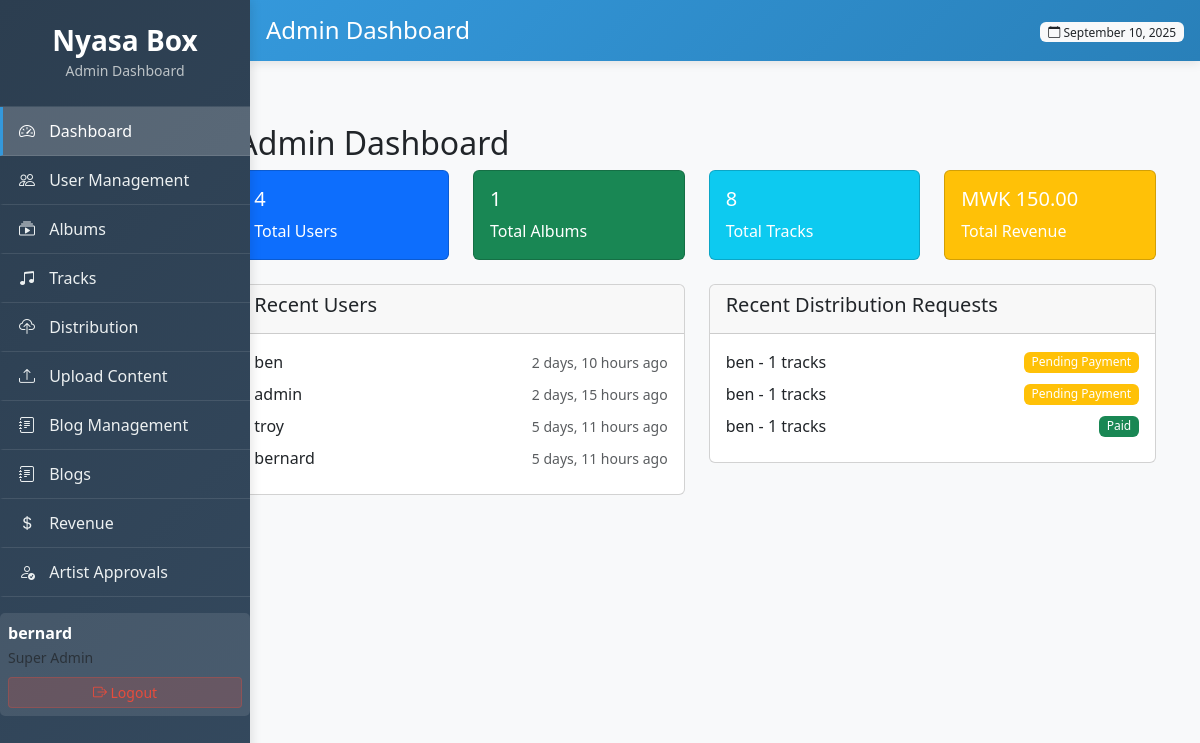
/adminxy/dashboard/ (signed in), run on an earlier commit of the app's database.
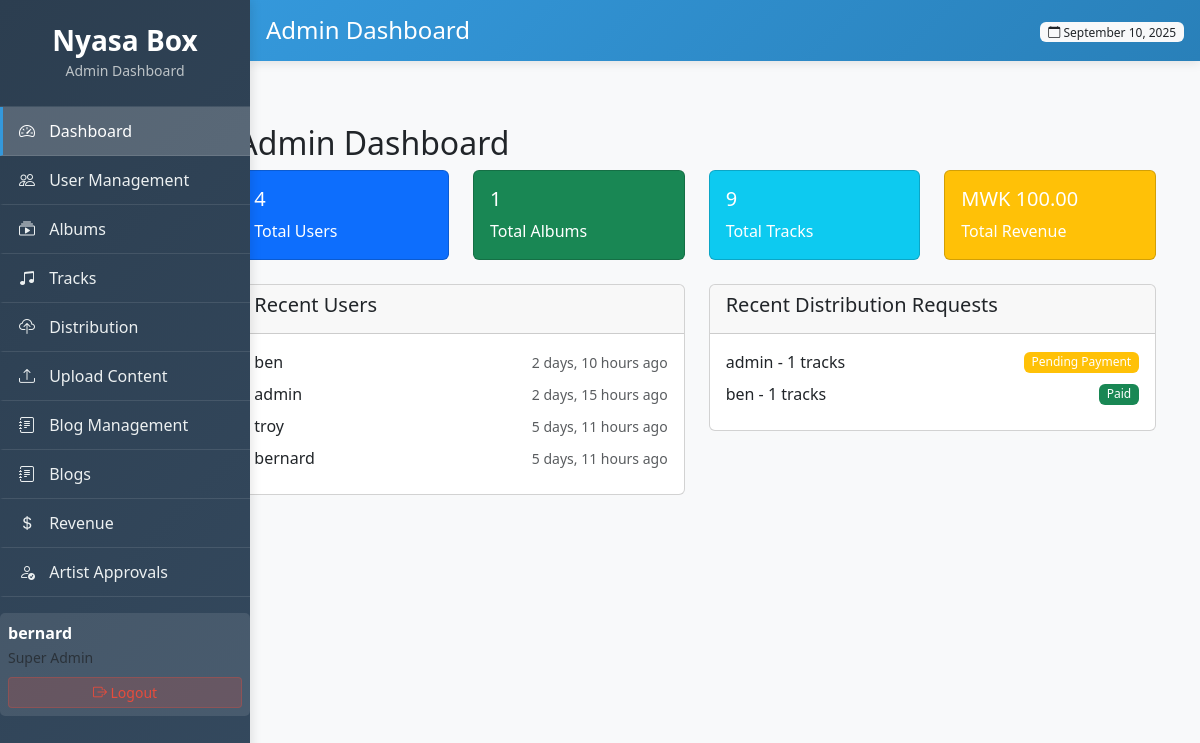
And on a later commit of the database.
### core/models.py (models this page shows, shortened)
class DistributionRequest(models.Model):
    STATUS_CHOICES = (
        ('pending', 'Pending Payment'),
        ('paid', 'Paid'),
        ('processing', 'Processing'),
        ('distributed', 'Distributed'),
        ('rejected', 'Rejected'),
        ('cancelled', 'Cancelled'),
    )
    artist = models.ForeignKey(User, on_delete=models.CASCADE, related_name='distribution_requests')
    tracks = models.ManyToManyField(Track, related_name='distribution_requests')
    platforms = models.ManyToManyField(DistributionPlatform, related_name='distribution_requests')
    requested_at = models.DateTimeField(auto_now_add=True)
    status = models.CharField(max_length=20, choices=STATUS_CHOICES, default='pending')
    total_amount = models.DecimalField(max_digits=10, decimal_places=2, default=0.00)
    payment_reference = models.CharField(max_length=100, blank=True)
    payment_date = models.DateTimeField(null=True, blank=True)
    distributed_date = models.DateTimeField(null=True, blank=True)
    class Meta:
        indexes = [
            models.Index(fields=['artist'], name='idx_distribution_artist'),
            models.Index(fields=['requested_at'], name='idx_distribution_requested_at'),
            models.Index(fields=['status'], name='idx_distribution_status'),
        ]

### core/admin_views.py (the view)
# urls.py: path('adminxy/dashboard/', admin_views.admin_dashboard, name='admin_dashboard'),
@login_required
@user_passes_test(is_admin)
def admin_dashboard(request):
    total_users = User.objects.count()
    total_albums = Album.objects.count()
    total_tracks = Track.objects.count()
    total_blogs = BlogPost.objects.count()
    distribution_stats = DistributionRequest.objects.aggregate(
        total_requests=Count('id'),
        total_revenue=Sum('total_amount'),
        pending_requests=Count('id', filter=Q(status='pending')),
        paid_requests=Count('id', filter=Q(status='paid'))
    )
    recent_users = User.objects.order_by('-date_joined')[:5]
    recent_distributions = DistributionRequest.objects.select_related('artist').order_by('-requested_at')[:5]
    context = {
        'total_users': total_users,
        'total_albums': total_albums,
        'total_tracks': total_tracks,
        'total_blogs': total_blogs,
        'distribution_stats': distribution_stats,
        'recent_users': recent_users,
        'recent_distributions': recent_distributions,
    }
    return render(request, 'peza/dashboard.html', context)

### core/admin_views.py (called while the page is built)
def is_admin(user):
    return user.is_authenticated and user.is_superuser

### core/templates/peza/dashboard.html (shortened to what this page needs)
{% extends 'peza/base.html' %}
{% block content %}
<div class="container-fluid">
    <div class="row">
        <div class="col-md-9 col-lg-10 ms-auto">
            <div class="container-fluid mt-4">
                <h2>Admin Dashboard</h2>
                <div class="row mb-4">
                    <div class="col-md-3">
                        <div class="card text-white bg-primary">
                            <div class="card-body">
                                <h5 class="card-title">{{ total_users }}</h5>
                                <p class="card-text">Total Users</p>
                            </div>
                        </div>
                    </div>
                    <div class="col-md-3">
                        <div class="card text-white bg-success">
                            <div class="card-body">
                                <h5 class="card-title">{{ total_albums }}</h5>
                                <p class="card-text">Total Albums</p>
                            </div>
                        </div>
                    </div>
                    <div class="col-md-3">
                        <div class="card text-white bg-info">
                            <div class="card-body">
                                <h5 class="card-title">{{ total_tracks }}</h5>
                                <p class="card-text">Total Tracks</p>
                            </div>
                        </div>
                    </div>
                    <div class="col-md-3">
                        <div class="card text-white bg-warning">
                            <div class="card-body">
                                <h5 class="card-title">MWK {{ distribution_stats.total_revenue|default:0|floatformat:2 }}</h5>
                                <p class="card-text">Total Revenue</p>
                            </div>
                        </div>
                    </div>
                </div>
                <div class="row">
                    <div class="col-md-6">
                        <div class="card">
                            <div class="card-header">
                                <h5>Recent Users</h5>
                            </div>
                            <div class="card-body">
                                {% for user in recent_users %}
                                <div class="d-flex justify-content-between align-items-center mb-2">
                                    <span>{{ user.username }}</span>
                                    <small class="text-muted">{{ user.date_joined|timesince }} ago</small>
                                </div>
                                {% endfor %}
                            </div>
                        </div>
                    </div>
                    <div class="col-md-6">
                        <div class="card">
                            <div class="card-header">
                                <h5>Recent Distribution Requests</h5>
                            </div>
                            <div class="card-body">
                                {% for dist in recent_distributions %}
                                <div class="d-flex justify-content-between align-items-center mb-2">
                                    <span>{{ dist.artist.username }} - {{ dist.tracks.count }} tracks</span>
                                    <span class="badge bg-{% if dist.status == 'paid' %}success{% else %}warning{% endif %}">
                                        {{ dist.get_status_display }}
                                    </span>
                                </div>
                                {% endfor %}
                            </div>
                        </div>
                    </div>
                </div>
            </div>
        </div>
    </div>
</div>
{% endblock %}

### core/templates/peza/base.html (shortened to what the changed rows need)
<!DOCTYPE html>
<html lang="en">
<head>
    <link href="https://cdn.jsdelivr.net/npm/bootstrap@5.3.0/dist/css/bootstrap.min.css" rel="stylesheet">
    <link rel="stylesheet" href="https://cdn.jsdelivr.net/npm/bootstrap-icons@1.10.0/font/bootstrap-icons.css">
</head>
<body>
    <div class="admin-sidebar">
        <div class="user-info">
            <div class="d-flex align-items-center">
                <div class="flex-grow-1">
                    <strong>{{ user.username }}</strong>
                    <br>
                    <small class="text-muted">Super Admin</small>
                </div>
            </div>
        </div>
    </div>
    <div class="admin-content">
        {% block content %}{% endblock %}
    </div>
</body>
</html>

What changed in the data, as far as the page shows it:
removed DistributionRequest: artist.username "ben", tracks.count "1", status "Pending Payment"
removed DistributionRequest: artist.username "ben", tracks.count "1", status "Pending Payment"
added DistributionRequest: artist.username "admin", tracks.count "1", status "Pending Payment"
Also different on the page:
{{ total_tracks }}: "8" → "9"
{{ distribution_stats.total_revenue|default:0|floatformat:2 }}: "150.00" → "100.00"
